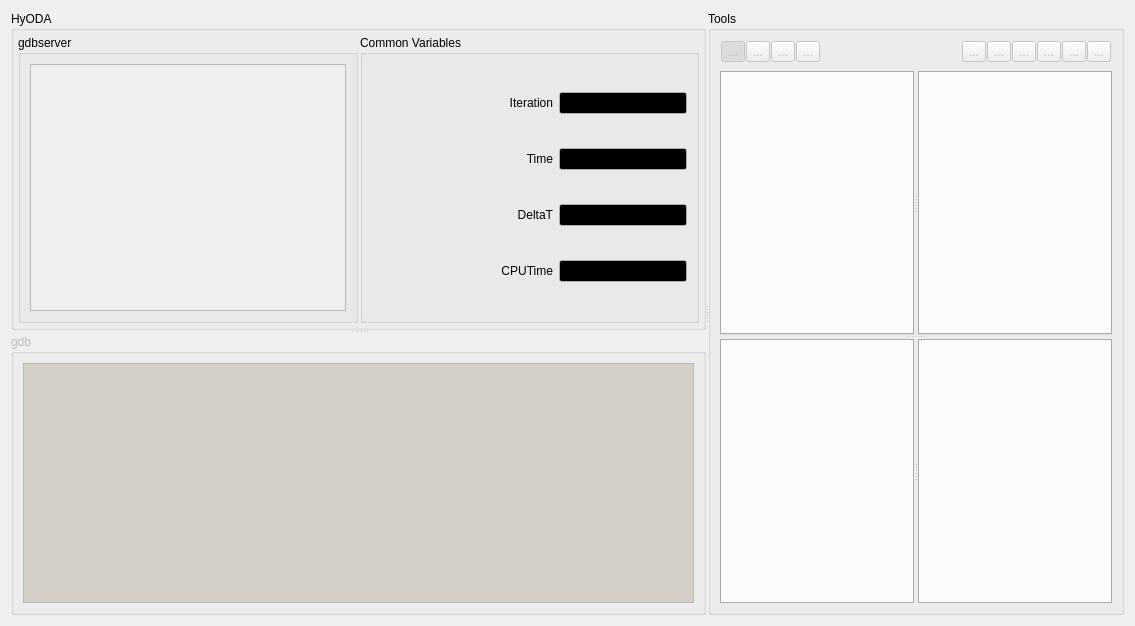
<?xml version="1.0" encoding="UTF-8"?>
<ui version="4.0">
 <class>jobWidget</class>
 <widget class="QWidget" name="jobWidget">
  <property name="geometry">
   <rect>
    <x>0</x>
    <y>0</y>
    <width>1135</width>
    <height>626</height>
   </rect>
  </property>
  <property name="windowTitle">
   <string>Form</string>
  </property>
  <layout class="QVBoxLayout" name="verticalLayout">
   <item>
    <widget class="QSplitter" name="jobSplitter">
     <property name="orientation">
      <enum>Qt::Horizontal</enum>
     </property>
     <property name="handleWidth">
      <number>2</number>
     </property>
     <widget class="QSplitter" name="gdbSplitter">
      <property name="orientation">
       <enum>Qt::Vertical</enum>
      </property>
      <widget class="QGroupBox" name="topLeftGroupBox">
       <property name="enabled">
        <bool>true</bool>
       </property>
       <property name="title">
        <string>HyODA</string>
       </property>
       <layout class="QHBoxLayout" name="horizontalLayout">
        <property name="spacing">
         <number>2</number>
        </property>
        <property name="leftMargin">
         <number>4</number>
        </property>
        <property name="topMargin">
         <number>4</number>
        </property>
        <property name="rightMargin">
         <number>4</number>
        </property>
        <property name="bottomMargin">
         <number>4</number>
        </property>
        <item>
         <widget class="QGroupBox" name="gdbServerGroupBox">
          <property name="title">
           <string>gdbserver</string>
          </property>
          <layout class="QHBoxLayout" name="horizontalLayout_2">
           <item>
            <widget class="QTextEdit" name="gdbServerTextEdit">
             <property name="enabled">
              <bool>false</bool>
             </property>
             <property name="focusPolicy">
              <enum>Qt::NoFocus</enum>
             </property>
             <property name="acceptDrops">
              <bool>false</bool>
             </property>
             <property name="readOnly">
              <bool>true</bool>
             </property>
            </widget>
           </item>
          </layout>
         </widget>
        </item>
        <item>
         <widget class="QGroupBox" name="arcaneCommonVariablesGroupBox">
          <property name="title">
           <string>Common Variables</string>
          </property>
          <layout class="QGridLayout" name="gridLayout_2" columnstretch="0,0,0,0,0">
           <item row="0" column="4">
            <widget class="QLineEdit" name="globalIterationLine">
             <property name="enabled">
              <bool>false</bool>
             </property>
             <property name="maximumSize">
              <size>
               <width>192</width>
               <height>16777215</height>
              </size>
             </property>
             <property name="palette">
              <palette>
               <active>
                <colorrole role="Text">
                 <brush brushstyle="SolidPattern">
                  <color alpha="255">
                   <red>0</red>
                   <green>255</green>
                   <blue>255</blue>
                  </color>
                 </brush>
                </colorrole>
                <colorrole role="Base">
                 <brush brushstyle="SolidPattern">
                  <color alpha="255">
                   <red>0</red>
                   <green>0</green>
                   <blue>0</blue>
                  </color>
                 </brush>
                </colorrole>
               </active>
               <inactive>
                <colorrole role="Text">
                 <brush brushstyle="SolidPattern">
                  <color alpha="255">
                   <red>0</red>
                   <green>255</green>
                   <blue>255</blue>
                  </color>
                 </brush>
                </colorrole>
                <colorrole role="Base">
                 <brush brushstyle="SolidPattern">
                  <color alpha="255">
                   <red>0</red>
                   <green>0</green>
                   <blue>0</blue>
                  </color>
                 </brush>
                </colorrole>
               </inactive>
               <disabled>
                <colorrole role="Text">
                 <brush brushstyle="SolidPattern">
                  <color alpha="255">
                   <red>0</red>
                   <green>255</green>
                   <blue>255</blue>
                  </color>
                 </brush>
                </colorrole>
                <colorrole role="Base">
                 <brush brushstyle="SolidPattern">
                  <color alpha="255">
                   <red>0</red>
                   <green>0</green>
                   <blue>0</blue>
                  </color>
                 </brush>
                </colorrole>
               </disabled>
              </palette>
             </property>
             <property name="font">
              <font>
               <pointsize>8</pointsize>
               <weight>75</weight>
               <bold>true</bold>
              </font>
             </property>
             <property name="cursor">
              <cursorShape>ArrowCursor</cursorShape>
             </property>
             <property name="mouseTracking">
              <bool>false</bool>
             </property>
             <property name="focusPolicy">
              <enum>Qt::NoFocus</enum>
             </property>
             <property name="acceptDrops">
              <bool>false</bool>
             </property>
             <property name="autoFillBackground">
              <bool>false</bool>
             </property>
             <property name="alignment">
              <set>Qt::AlignRight|Qt::AlignTrailing|Qt::AlignVCenter</set>
             </property>
             <property name="readOnly">
              <bool>true</bool>
             </property>
            </widget>
           </item>
           <item row="0" column="1">
            <widget class="QLabel" name="globalIterationLabel">
             <property name="text">
              <string>Iteration</string>
             </property>
             <property name="alignment">
              <set>Qt::AlignRight|Qt::AlignTrailing|Qt::AlignVCenter</set>
             </property>
            </widget>
           </item>
           <item row="2" column="0">
            <spacer name="globalDeltaTHSpacer">
             <property name="orientation">
              <enum>Qt::Horizontal</enum>
             </property>
             <property name="sizeHint" stdset="0">
              <size>
               <width>40</width>
               <height>20</height>
              </size>
             </property>
            </spacer>
           </item>
           <item row="3" column="1">
            <widget class="QLabel" name="globalCPUTimeLabel">
             <property name="text">
              <string>CPUTime</string>
             </property>
             <property name="alignment">
              <set>Qt::AlignRight|Qt::AlignTrailing|Qt::AlignVCenter</set>
             </property>
            </widget>
           </item>
           <item row="2" column="4">
            <widget class="QLineEdit" name="globalDeltaTLine">
             <property name="maximumSize">
              <size>
               <width>192</width>
               <height>16777215</height>
              </size>
             </property>
             <property name="palette">
              <palette>
               <active>
                <colorrole role="Text">
                 <brush brushstyle="SolidPattern">
                  <color alpha="255">
                   <red>0</red>
                   <green>255</green>
                   <blue>255</blue>
                  </color>
                 </brush>
                </colorrole>
                <colorrole role="Base">
                 <brush brushstyle="SolidPattern">
                  <color alpha="255">
                   <red>0</red>
                   <green>0</green>
                   <blue>0</blue>
                  </color>
                 </brush>
                </colorrole>
               </active>
               <inactive>
                <colorrole role="Text">
                 <brush brushstyle="SolidPattern">
                  <color alpha="255">
                   <red>0</red>
                   <green>255</green>
                   <blue>255</blue>
                  </color>
                 </brush>
                </colorrole>
                <colorrole role="Base">
                 <brush brushstyle="SolidPattern">
                  <color alpha="255">
                   <red>0</red>
                   <green>0</green>
                   <blue>0</blue>
                  </color>
                 </brush>
                </colorrole>
               </inactive>
               <disabled>
                <colorrole role="Text">
                 <brush brushstyle="SolidPattern">
                  <color alpha="255">
                   <red>0</red>
                   <green>255</green>
                   <blue>255</blue>
                  </color>
                 </brush>
                </colorrole>
                <colorrole role="Base">
                 <brush brushstyle="SolidPattern">
                  <color alpha="255">
                   <red>0</red>
                   <green>0</green>
                   <blue>0</blue>
                  </color>
                 </brush>
                </colorrole>
               </disabled>
              </palette>
             </property>
             <property name="font">
              <font>
               <pointsize>8</pointsize>
               <weight>75</weight>
               <bold>true</bold>
              </font>
             </property>
             <property name="cursor">
              <cursorShape>ArrowCursor</cursorShape>
             </property>
             <property name="mouseTracking">
              <bool>false</bool>
             </property>
             <property name="focusPolicy">
              <enum>Qt::NoFocus</enum>
             </property>
             <property name="acceptDrops">
              <bool>false</bool>
             </property>
             <property name="alignment">
              <set>Qt::AlignRight|Qt::AlignTrailing|Qt::AlignVCenter</set>
             </property>
             <property name="readOnly">
              <bool>true</bool>
             </property>
            </widget>
           </item>
           <item row="1" column="1">
            <widget class="QLabel" name="globalTimeLabel">
             <property name="text">
              <string>Time</string>
             </property>
             <property name="alignment">
              <set>Qt::AlignRight|Qt::AlignTrailing|Qt::AlignVCenter</set>
             </property>
            </widget>
           </item>
           <item row="1" column="4">
            <widget class="QLineEdit" name="globalTimeLine">
             <property name="maximumSize">
              <size>
               <width>192</width>
               <height>16777215</height>
              </size>
             </property>
             <property name="palette">
              <palette>
               <active>
                <colorrole role="Text">
                 <brush brushstyle="SolidPattern">
                  <color alpha="255">
                   <red>0</red>
                   <green>255</green>
                   <blue>255</blue>
                  </color>
                 </brush>
                </colorrole>
                <colorrole role="Base">
                 <brush brushstyle="SolidPattern">
                  <color alpha="255">
                   <red>0</red>
                   <green>0</green>
                   <blue>0</blue>
                  </color>
                 </brush>
                </colorrole>
               </active>
               <inactive>
                <colorrole role="Text">
                 <brush brushstyle="SolidPattern">
                  <color alpha="255">
                   <red>0</red>
                   <green>255</green>
                   <blue>255</blue>
                  </color>
                 </brush>
                </colorrole>
                <colorrole role="Base">
                 <brush brushstyle="SolidPattern">
                  <color alpha="255">
                   <red>0</red>
                   <green>0</green>
                   <blue>0</blue>
                  </color>
                 </brush>
                </colorrole>
               </inactive>
               <disabled>
                <colorrole role="Text">
                 <brush brushstyle="SolidPattern">
                  <color alpha="255">
                   <red>0</red>
                   <green>255</green>
                   <blue>255</blue>
                  </color>
                 </brush>
                </colorrole>
                <colorrole role="Base">
                 <brush brushstyle="SolidPattern">
                  <color alpha="255">
                   <red>0</red>
                   <green>0</green>
                   <blue>0</blue>
                  </color>
                 </brush>
                </colorrole>
               </disabled>
              </palette>
             </property>
             <property name="font">
              <font>
               <pointsize>8</pointsize>
               <weight>75</weight>
               <bold>true</bold>
              </font>
             </property>
             <property name="cursor">
              <cursorShape>ArrowCursor</cursorShape>
             </property>
             <property name="mouseTracking">
              <bool>false</bool>
             </property>
             <property name="focusPolicy">
              <enum>Qt::NoFocus</enum>
             </property>
             <property name="acceptDrops">
              <bool>false</bool>
             </property>
             <property name="alignment">
              <set>Qt::AlignRight|Qt::AlignTrailing|Qt::AlignVCenter</set>
             </property>
             <property name="readOnly">
              <bool>true</bool>
             </property>
            </widget>
           </item>
           <item row="1" column="0">
            <spacer name="globalTimeHSpacer">
             <property name="orientation">
              <enum>Qt::Horizontal</enum>
             </property>
             <property name="sizeHint" stdset="0">
              <size>
               <width>40</width>
               <height>20</height>
              </size>
             </property>
            </spacer>
           </item>
           <item row="2" column="1">
            <widget class="QLabel" name="globalDeltaTLabel">
             <property name="text">
              <string>DeltaT</string>
             </property>
             <property name="alignment">
              <set>Qt::AlignRight|Qt::AlignTrailing|Qt::AlignVCenter</set>
             </property>
            </widget>
           </item>
           <item row="3" column="4">
            <widget class="QLineEdit" name="globalCPUTimeLine">
             <property name="maximumSize">
              <size>
               <width>192</width>
               <height>16777215</height>
              </size>
             </property>
             <property name="palette">
              <palette>
               <active>
                <colorrole role="Text">
                 <brush brushstyle="SolidPattern">
                  <color alpha="255">
                   <red>0</red>
                   <green>255</green>
                   <blue>255</blue>
                  </color>
                 </brush>
                </colorrole>
                <colorrole role="Base">
                 <brush brushstyle="SolidPattern">
                  <color alpha="255">
                   <red>0</red>
                   <green>0</green>
                   <blue>0</blue>
                  </color>
                 </brush>
                </colorrole>
               </active>
               <inactive>
                <colorrole role="Text">
                 <brush brushstyle="SolidPattern">
                  <color alpha="255">
                   <red>0</red>
                   <green>255</green>
                   <blue>255</blue>
                  </color>
                 </brush>
                </colorrole>
                <colorrole role="Base">
                 <brush brushstyle="SolidPattern">
                  <color alpha="255">
                   <red>0</red>
                   <green>0</green>
                   <blue>0</blue>
                  </color>
                 </brush>
                </colorrole>
               </inactive>
               <disabled>
                <colorrole role="Text">
                 <brush brushstyle="SolidPattern">
                  <color alpha="255">
                   <red>0</red>
                   <green>255</green>
                   <blue>255</blue>
                  </color>
                 </brush>
                </colorrole>
                <colorrole role="Base">
                 <brush brushstyle="SolidPattern">
                  <color alpha="255">
                   <red>0</red>
                   <green>0</green>
                   <blue>0</blue>
                  </color>
                 </brush>
                </colorrole>
               </disabled>
              </palette>
             </property>
             <property name="font">
              <font>
               <pointsize>8</pointsize>
               <weight>75</weight>
               <bold>true</bold>
              </font>
             </property>
             <property name="cursor">
              <cursorShape>ArrowCursor</cursorShape>
             </property>
             <property name="mouseTracking">
              <bool>false</bool>
             </property>
             <property name="focusPolicy">
              <enum>Qt::NoFocus</enum>
             </property>
             <property name="acceptDrops">
              <bool>false</bool>
             </property>
             <property name="alignment">
              <set>Qt::AlignRight|Qt::AlignTrailing|Qt::AlignVCenter</set>
             </property>
             <property name="readOnly">
              <bool>true</bool>
             </property>
            </widget>
           </item>
           <item row="0" column="0">
            <spacer name="globalIterationHSpacer">
             <property name="orientation">
              <enum>Qt::Horizontal</enum>
             </property>
             <property name="sizeHint" stdset="0">
              <size>
               <width>40</width>
               <height>20</height>
              </size>
             </property>
            </spacer>
           </item>
           <item row="3" column="0">
            <spacer name="globalCPUTimeHSpacer">
             <property name="orientation">
              <enum>Qt::Horizontal</enum>
             </property>
             <property name="sizeHint" stdset="0">
              <size>
               <width>40</width>
               <height>20</height>
              </size>
             </property>
            </spacer>
           </item>
          </layout>
         </widget>
        </item>
       </layout>
      </widget>
      <widget class="QGroupBox" name="gdbGroupBox">
       <property name="enabled">
        <bool>false</bool>
       </property>
       <property name="title">
        <string>gdb</string>
       </property>
       <layout class="QVBoxLayout" name="verticalLayout_5">
        <item>
         <widget class="QTextEdit" name="gdbTextEdit">
          <property name="palette">
           <palette>
            <active>
             <colorrole role="Light">
              <brush brushstyle="SolidPattern">
               <color alpha="255">
                <red>255</red>
                <green>255</green>
                <blue>255</blue>
               </color>
              </brush>
             </colorrole>
             <colorrole role="Text">
              <brush brushstyle="SolidPattern">
               <color alpha="255">
                <red>85</red>
                <green>255</green>
                <blue>255</blue>
               </color>
              </brush>
             </colorrole>
             <colorrole role="Base">
              <brush brushstyle="SolidPattern">
               <color alpha="255">
                <red>0</red>
                <green>0</green>
                <blue>0</blue>
               </color>
              </brush>
             </colorrole>
            </active>
            <inactive>
             <colorrole role="Light">
              <brush brushstyle="SolidPattern">
               <color alpha="255">
                <red>255</red>
                <green>255</green>
                <blue>255</blue>
               </color>
              </brush>
             </colorrole>
             <colorrole role="Text">
              <brush brushstyle="SolidPattern">
               <color alpha="255">
                <red>85</red>
                <green>255</green>
                <blue>255</blue>
               </color>
              </brush>
             </colorrole>
             <colorrole role="Base">
              <brush brushstyle="SolidPattern">
               <color alpha="255">
                <red>0</red>
                <green>0</green>
                <blue>0</blue>
               </color>
              </brush>
             </colorrole>
            </inactive>
            <disabled>
             <colorrole role="Light">
              <brush brushstyle="SolidPattern">
               <color alpha="255">
                <red>255</red>
                <green>255</green>
                <blue>255</blue>
               </color>
              </brush>
             </colorrole>
             <colorrole role="Text">
              <brush brushstyle="SolidPattern">
               <color alpha="255">
                <red>106</red>
                <green>104</green>
                <blue>100</blue>
               </color>
              </brush>
             </colorrole>
             <colorrole role="Base">
              <brush brushstyle="SolidPattern">
               <color alpha="255">
                <red>212</red>
                <green>208</green>
                <blue>200</blue>
               </color>
              </brush>
             </colorrole>
            </disabled>
           </palette>
          </property>
          <property name="font">
           <font>
            <pointsize>8</pointsize>
           </font>
          </property>
          <property name="focusPolicy">
           <enum>Qt::NoFocus</enum>
          </property>
          <property name="horizontalScrollBarPolicy">
           <enum>Qt::ScrollBarAsNeeded</enum>
          </property>
          <property name="lineWrapMode">
           <enum>QTextEdit::NoWrap</enum>
          </property>
          <property name="readOnly">
           <bool>true</bool>
          </property>
         </widget>
        </item>
       </layout>
      </widget>
     </widget>
     <widget class="QGroupBox" name="toolsGroup">
      <property name="title">
       <string>Tools</string>
      </property>
      <layout class="QVBoxLayout" name="verticalLayout_3">
       <item>
        <widget class="QWidget" name="jobButtons" native="true">
         <property name="enabled">
          <bool>false</bool>
         </property>
         <property name="sizePolicy">
          <sizepolicy hsizetype="Preferred" vsizetype="Fixed">
           <horstretch>0</horstretch>
           <verstretch>0</verstretch>
          </sizepolicy>
         </property>
         <property name="maximumSize">
          <size>
           <width>16777215</width>
           <height>32</height>
          </size>
         </property>
         <property name="layoutDirection">
          <enum>Qt::LeftToRight</enum>
         </property>
         <layout class="QHBoxLayout" name="horizontalLayout_3">
          <property name="spacing">
           <number>1</number>
          </property>
          <property name="leftMargin">
           <number>1</number>
          </property>
          <property name="topMargin">
           <number>1</number>
          </property>
          <property name="rightMargin">
           <number>1</number>
          </property>
          <property name="bottomMargin">
           <number>1</number>
          </property>
          <item>
           <widget class="QToolButton" name="tackButton">
            <property name="enabled">
             <bool>false</bool>
            </property>
            <property name="text">
             <string>...</string>
            </property>
            <property name="icon">
             <iconset resource="hyoda.qrc">
              <normaloff>:/png/png/hyoda-gdb-untacked.png</normaloff>
              <normalon>:/png/png/hyoda-gdb-tack.png</normalon>:/png/png/hyoda-gdb-untacked.png</iconset>
            </property>
            <property name="checkable">
             <bool>true</bool>
            </property>
            <property name="checked">
             <bool>true</bool>
            </property>
           </widget>
          </item>
          <item>
           <widget class="QToolButton" name="stopButton">
            <property name="enabled">
             <bool>false</bool>
            </property>
            <property name="text">
             <string>...</string>
            </property>
            <property name="icon">
             <iconset resource="hyoda.qrc">
              <normaloff>:/png/png/hyoda-gdb-stop.png</normaloff>:/png/png/hyoda-gdb-stop.png</iconset>
            </property>
           </widget>
          </item>
          <item>
           <widget class="QToolButton" name="stepButton">
            <property name="enabled">
             <bool>false</bool>
            </property>
            <property name="text">
             <string>...</string>
            </property>
            <property name="icon">
             <iconset resource="hyoda.qrc">
              <normaloff>:/png/png/hyoda-gdb-next.png</normaloff>:/png/png/hyoda-gdb-next.png</iconset>
            </property>
           </widget>
          </item>
          <item>
           <widget class="QToolButton" name="startButton">
            <property name="enabled">
             <bool>false</bool>
            </property>
            <property name="text">
             <string>...</string>
            </property>
            <property name="icon">
             <iconset resource="hyoda.qrc">
              <normaloff>:/png/png/hyoda-gdb-start.png</normaloff>:/png/png/hyoda-gdb-start.png</iconset>
            </property>
           </widget>
          </item>
          <item>
           <spacer name="toolsHSpacer">
            <property name="orientation">
             <enum>Qt::Horizontal</enum>
            </property>
            <property name="sizeType">
             <enum>QSizePolicy::Expanding</enum>
            </property>
            <property name="sizeHint" stdset="0">
             <size>
              <width>40</width>
              <height>10</height>
             </size>
            </property>
           </spacer>
          </item>
          <item>
           <widget class="QToolButton" name="logButton">
            <property name="enabled">
             <bool>false</bool>
            </property>
            <property name="text">
             <string>...</string>
            </property>
            <property name="icon">
             <iconset resource="hyoda.qrc">
              <normaloff>:/png/png/hyoda-tool-src.png</normaloff>:/png/png/hyoda-tool-src.png</iconset>
            </property>
           </widget>
          </item>
          <item>
           <widget class="QToolButton" name="srcButton">
            <property name="enabled">
             <bool>false</bool>
            </property>
            <property name="text">
             <string>...</string>
            </property>
            <property name="icon">
             <iconset resource="hyoda.qrc">
              <normaloff>:/png/png/hyoda-tool-log.png</normaloff>:/png/png/hyoda-tool-log.png</iconset>
            </property>
           </widget>
          </item>
          <item>
           <widget class="QToolButton" name="matrixButton">
            <property name="enabled">
             <bool>false</bool>
            </property>
            <property name="text">
             <string>...</string>
            </property>
            <property name="icon">
             <iconset resource="hyoda.qrc">
              <normaloff>:/png/png/hyoda-matrix.png</normaloff>:/png/png/hyoda-matrix.png</iconset>
            </property>
           </widget>
          </item>
          <item>
           <widget class="QToolButton" name="meshButton">
            <property name="text">
             <string>...</string>
            </property>
            <property name="icon">
             <iconset resource="hyoda.qrc">
              <normaloff>:/png/png/hyoda-tool-cell.png</normaloff>:/png/png/hyoda-tool-cell.png</iconset>
            </property>
           </widget>
          </item>
          <item>
           <widget class="QToolButton" name="cellButton">
            <property name="text">
             <string>...</string>
            </property>
            <property name="icon">
             <iconset resource="hyoda.qrc">
              <normaloff>:/png/png/hyoda-cell.png</normaloff>:/png/png/hyoda-cell.png</iconset>
            </property>
           </widget>
          </item>
          <item>
           <widget class="QToolButton" name="papiButton">
            <property name="text">
             <string>...</string>
            </property>
            <property name="icon">
             <iconset resource="hyoda.qrc">
              <normaloff>:/png/png/hyoda-log.png</normaloff>:/png/png/hyoda-log.png</iconset>
            </property>
           </widget>
          </item>
         </layout>
        </widget>
       </item>
       <item>
        <widget class="QWidget" name="toolsWidget" native="true">
         <property name="sizePolicy">
          <sizepolicy hsizetype="Preferred" vsizetype="Minimum">
           <horstretch>0</horstretch>
           <verstretch>0</verstretch>
          </sizepolicy>
         </property>
         <layout class="QVBoxLayout" name="verticalLayout_2">
          <property name="spacing">
           <number>0</number>
          </property>
          <property name="leftMargin">
           <number>0</number>
          </property>
          <property name="topMargin">
           <number>2</number>
          </property>
          <property name="rightMargin">
           <number>0</number>
          </property>
          <property name="bottomMargin">
           <number>0</number>
          </property>
          <item>
           <widget class="QSplitter" name="toolsSplitter">
            <property name="orientation">
             <enum>Qt::Vertical</enum>
            </property>
            <widget class="QSplitter" name="topToolsSplitter">
             <property name="orientation">
              <enum>Qt::Horizontal</enum>
             </property>
             <widget class="QHyodaTool" name="topLeftTools"/>
             <widget class="QHyodaTool" name="topRightTools"/>
            </widget>
            <widget class="QSplitter" name="bottomToolsSplitter">
             <property name="orientation">
              <enum>Qt::Horizontal</enum>
             </property>
             <widget class="QHyodaTool" name="bottomLeftTools">
              <property name="tabPosition">
               <enum>QTabWidget::South</enum>
              </property>
              <property name="tabsClosable">
               <bool>false</bool>
              </property>
             </widget>
             <widget class="QHyodaTool" name="bottomRightTools">
              <property name="tabPosition">
               <enum>QTabWidget::South</enum>
              </property>
             </widget>
            </widget>
           </widget>
          </item>
         </layout>
        </widget>
       </item>
      </layout>
     </widget>
    </widget>
   </item>
  </layout>
 </widget>
 <customwidgets>
  <customwidget>
   <class>QHyodaTool</class>
   <extends>QTabWidget</extends>
   <header location="global">QHyodaTool.h</header>
   <container>1</container>
  </customwidget>
 </customwidgets>
 <resources>
  <include location="hyoda.qrc"/>
 </resources>
 <connections/>
 <slots>
  <slot>cell_slot()</slot>
  <slot>log_slot()</slot>
  <slot>src_slot()</slot>
  <slot>start_slot()</slot>
  <slot>step_slot()</slot>
  <slot>stop_slot()</slot>
  <slot>tack_slot()</slot>
  <slot>gdb_input_slot()</slot>
  <slot>mesh_slot()</slot>
 </slots>
</ui>
